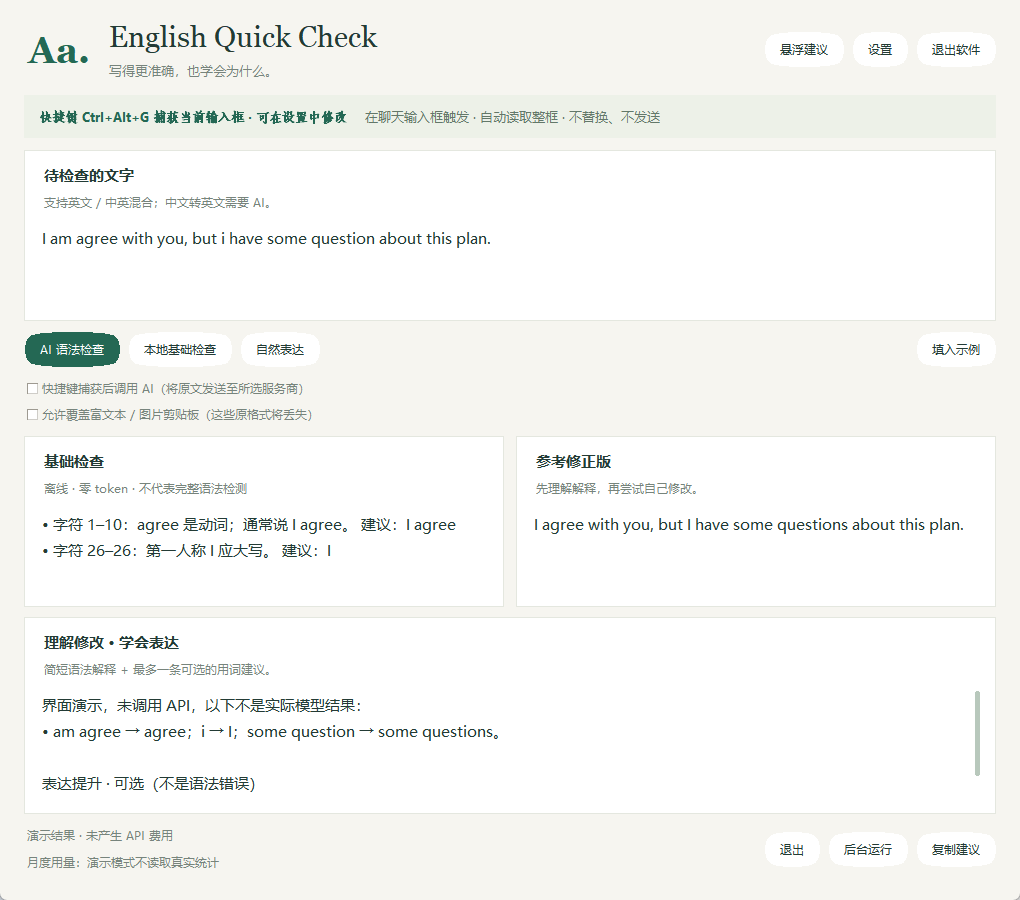

Generate this figure with Python:
"""Render an actual desktop preview; exits automatically without any API requests."""
import ctypes
import tkinter as tk
from pathlib import Path
from PIL import ImageGrab
from app import App

try:
    ctypes.windll.shcore.SetProcessDpiAwareness(1)
except Exception:
    pass
root = tk.Tk()
root.geometry('1020x790+80+60')
app = App(root, demo=True)
root.geometry('1020x900+30+30')
root.attributes('-topmost', True)
root.lift()
root.focus_force()

def capture():
    root.update_idletasks()
    x, y = root.winfo_rootx(), root.winfo_rooty()
    ImageGrab.grab(bbox=(x, y, x + root.winfo_width(), y + root.winfo_height())).save(Path(__file__).with_name('preview.png'))
    app.float_only()
    assert root.state() == 'iconic'
    assert not app.suggestion.enabled
    app.events.put(('capture', {'text': 'I am agree. i like apples.'}, None))
    app.poll()
    assert root.state() == 'iconic'
    assert app.suggestion.enabled
    # Restore demo content for screenshots, without making an API request.
    app.set_result('I agree with you, but I have some questions about this plan.')
    app.display(app.notes_view, '界面演示，未调用 API：\n• am agree → agree；i → I；some question → some questions。\n\n表达提升 · 可选（不是语法错误）\na few questions 更突出“几个问题”，适合轻松讨论。')
    app.suggestion.refresh()
    app.suggestion.window.geometry('410x510+50+50')
    root.after(300, capture_float)


def capture_float():
    win = app.suggestion.window
    win.update_idletasks()
    x, y = win.winfo_rootx(), win.winfo_rooty()
    ImageGrab.grab(bbox=(x, y, x + win.winfo_width(), y + win.winfo_height())).save(Path(__file__).with_name('floating-preview.png'))
    assert app.suggestion.enabled
    assert root.state() == 'iconic'
    assert app.suggestion.result.get('1.0', 'end-1c') == app.result
    from types import SimpleNamespace
    from desktop_ui import SlimScroll
    assert root.resizable() == (1, 1)
    notes = app.suggestion.notes
    scroll = next(w for w in notes.master.winfo_children() if isinstance(w, SlimScroll))
    assert not scroll.winfo_ismapped(), 'Short content should not display a scrollbar'
    app.display(app.notes_view, '\n'.join('Long suggestion line ' + str(i) for i in range(60)))
    app.suggestion.refresh()
    root.update()
    assert scroll.winfo_ismapped(), 'Overflow should display a slim scrollbar'
    scroll.press(SimpleNamespace(y=40, y_root=100))
    scroll.drag(SimpleNamespace(y_root=150))
    root.update()
    assert notes.yview()[0] > 0, 'Thumb dragging must scroll'
    app.suggestion.start_resize(SimpleNamespace(x_root=100, y_root=100))
    app.suggestion.resize(SimpleNamespace(x_root=300, y_root=250))
    root.update()
    assert (win.winfo_width(), win.winfo_height()) == (610, 660)
    assert app.suggestion.expanded_size == (610, 660)
    app.suggestion.collapse()
    root.update()
    assert win.winfo_height() == 48
    app.suggestion.collapse()
    root.update()
    assert (win.winfo_width(), win.winfo_height()) == (610, 660), 'Collapse must preserve size'
    app.suggestion.collapse()
    assert not app.suggestion.expanded
    app.suggestion.collapse()
    assert app.suggestion.expanded
    # Exercise modified-text invalidation and ensure stale copy is impossible.
    app.set_input('I like apples.')
    assert app.result == ''
    assert str(app.copy_button['state']) == 'disabled'
    app.suggestion.refresh()
    assert str(app.suggestion.copy['state']) == 'disabled'
    app.run_rules()
    app.suggestion.refresh()
    assert app.result == 'I like apples.'
    assert app.suggestion.result.get('1.0', 'end-1c') == 'I like apples.'
    app.disable_floating()
    assert not app.suggestion.enabled
    assert root.state() == 'iconic'
    assert app.suggestion.window.state() == 'withdrawn'
    app.events.put(('capture', {'text': 'I like pears.'}, None))
    app.poll()
    assert app.suggestion.enabled
    assert root.state() == 'iconic'
    assert app.suggestion.result.get('1.0', 'end-1c') == 'I like pears.'
    app.events.put(('capture', None, '捕获失败测试'))
    app.poll()
    assert root.state() == 'iconic'
    assert '捕获失败测试' in app.suggestion.notes.get('1.0', 'end-1c')
    app.show_main()
    root.update()
    assert root.state() == 'normal'
    app.window_close()
    assert root.state() == 'iconic'
    app.close()
    print('Desktop preview saved; GUI invalidation smoke test passed.')

root.after(1000, capture)
root.mainloop()
